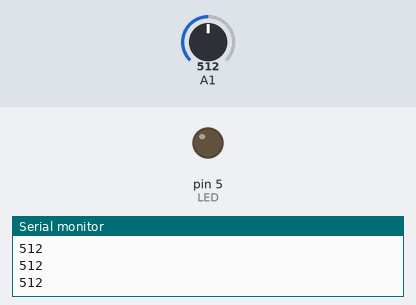
A sketch run on a simulated Arduino Uno, built with avr-gcc and run on an emulated ATmega328P. Parts: output pins drawn as LEDs (lit = HIGH), the last lines printed to the serial monitor. The inputs (shaded band) are chosen by the test bench; at power-on: A1 = 512.

Above: at 1.2 s.
1.3 s: A1 set to 882
2.8 s: A1 set to 914
At 3.3 s:
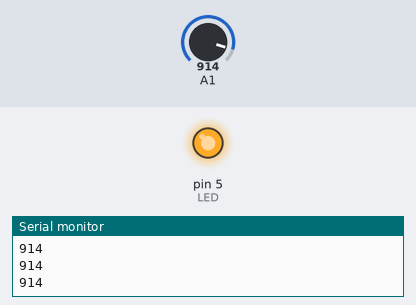
4.3 s: A1 set to 890
At 5.4 s:
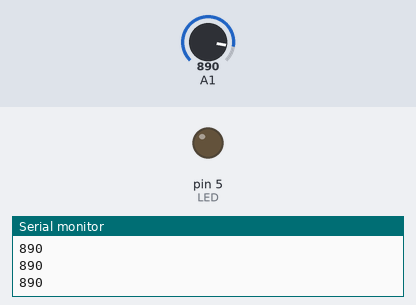
5.8 s: A1 set to 900
At 6.6 s:
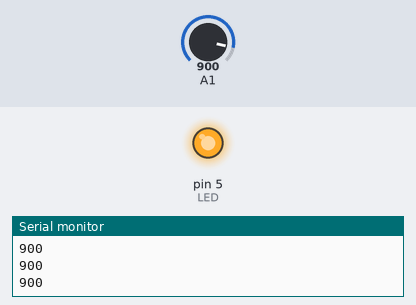
Timing chart, 0 to 8.3 s (numbered marks = the images above; inputs shaded):
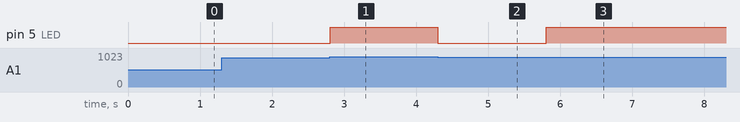

The sketch:

light_sensor_led_control.ino
```cpp
int LED = 5; // Set LED pin at D5
int val = 0; // Read the voltage value of the photodiode
void setup () {
pinMode (LED, OUTPUT); // LED is output
Serial.begin (9600); // The serial port baud rate is set to 9600
}
void loop () {
val = analogRead (A1); // Read the voltage value of A1 Pin
Serial.println (val); // Serial port to view the change of voltage value
if (val <900)
{// Less than 900, LED light is off
digitalWrite (LED, LOW);
}
else
{// Otherwise, the LED lights up
digitalWrite (LED, HIGH);
}
delay (10); // Delay 10ms
}
```

Measured:
- the behaviour switches between 899 and 900 on A1 (found by bisection; images 0 and 1)
- after the input at 2.8 s, pin 5 (LED): LOW → HIGH at once
- after the input at 4.3 s, pin 5 (LED): HIGH → LOW at once
- after the input at 5.8 s, pin 5 (LED): LOW → HIGH at once
